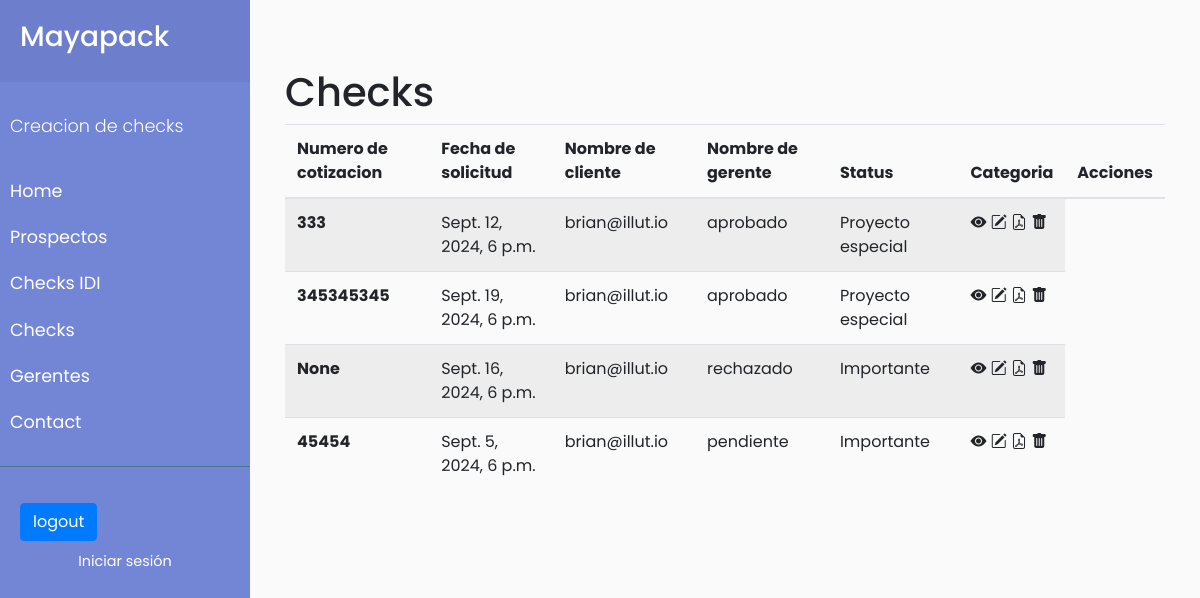
Before: /idi (signed in) with the older database file.
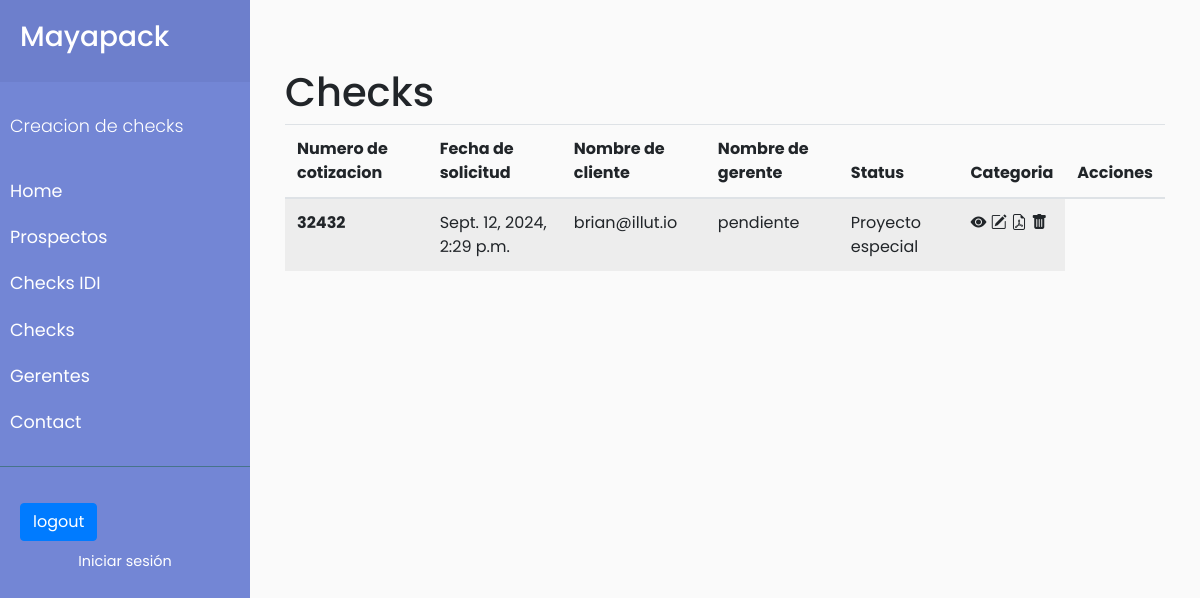
After: the same page with the newer database file.
### cotizaciones/models.py (models this page shows, shortened)
class Check(models.Model):
    STATUS_CHOICES = [('pendiente', 'pendiente'),('aprobado', 'aprobado'),('rechazado', 'rechazado')]
    PRODUCT_CLASIFICATIOM= [('si', 'si'),('no', 'no')]
    nombre_gerente = models.CharField(max_length=100, null=True)
    numero_cotizacion = models.IntegerField(max_length=10, null=True,  blank=True)
    nombre_empresa = models.CharField(max_length=100, null=True, blank=True )
    nombre_proyecto = models.CharField(max_length=100, null=True, blank=True)
    volumen_estimado = models.IntegerField(null=True,blank=True)
    numero_tintas = models.IntegerField(null=True, blank=True)
    tecnologia_fabricacion = models.CharField(max_length=100, null=True, blank=True)
    lugar_entrega = models.CharField(max_length=100, null=True, blank=True)
    producto_nuevo = models.BooleanField(default=False, null=True, blank=True)
    fecha_solicitud = models.DateTimeField(default=datetime.now())
    precio_objetivo = models.IntegerField(max_length=10, null=True, blank=True)
    tipo_producto = models.CharField(max_length=100, null=True, blank=True)
    comentarios_adicionales = models.TextField(max_length=300, blank=True, null=True) #por si existe algun requerimiento en especifico para el proyecto
    frecuencia_compra = models.CharField(blank=True, max_length=100, null=True)
    estatus=models.ManyToManyField(Status, related_name='status', blank=True) # El estatus se refiere al estado en el pipeline de ventas
    estado=models.CharField(max_length=10, choices=STATUS_CHOICES, default='pendiente', blank=True) #Este estado se refiere a la clasificacion de IDI.
    motivo_rechazo =models.CharField( blank=True, max_length=100)
    autor=models.ForeignKey(User, on_delete=models.SET_NULL, null=True)
    fecha_expiracion=models.DateTimeField(default=timezone.now() + timedelta (days=10))
    vigente=models.BooleanField(default=True, null=True) #Vigencia del check
    cliente=models.CharField(max_length=100, null=True,  blank=True)
    categoria=models.ManyToManyField(Categoria, related_name='relevancia_check', blank=True) # relevancia de la categoria

class Categoria(models.Model):
    nombre=models.CharField(max_length=100, null=False, unique=True, verbose_name='Nombre')
    class Meta:
        db_table='categories'
        verbose_name='Categoria'
        verbose_name_plural='Categorias'
        ordering=['id']

### cotizaciones/views.py (the view)
# urls.py: path('idi',views.list_check.as_view(), name='idi'),
class list_check(LoginRequiredMixin,ListView):
    model=Check

### templates/cotizaciones/check_list.html (shortened to what this page needs)
{% extends 'base.html' %}
{% block content %}
{% load static %}
 <div id="content">
    <div class="container mt-5">
        <h1>Checks</h1>
        <table class="table table-striped">
            <thead>
                <tr>
                    <th scope="col">Numero de cotizacion</th>
                    <th scope="col">Fecha de solicitud</th>
                    <th scope="col">Nombre de cliente</th>
                    <th scope="col">Nombre de gerente</th>
                    <th scope="col">Status</th>
                    <th scope="col">Categoria</th>
                    <th scope="col">Acciones</th>
                </tr>
            </thead>
            <tbody>
                {% if object_list %}
                    {% for obj in object_list %}
                    <tr>
                            <th scope="row"> {{obj.numero_cotizacion}}</th>
                            <td> {{obj.fecha_solicitud}}</td>
                            <td>{{obj.autor}}</td>
                             <td>{{obj.estado}}</td>
                            {% for category in  obj.categoria.all %}
                            <td>  {{category.nombre}}  </td>
                            {%endfor %}
                            <td>
                            <a href="{% url 'ver' obj.id  %}">  <i class="bi bi-eye-fill"></i></a>
                            <a href="{% url 'editar' obj.id  %}"> <i class="bi bi-pencil-square"></i></a>
                            <a href="{% url 'pdf' obj.id  %}">  <i class="bi bi-file-earmark-pdf"></i></a>
                            <a href="{% url 'delete' obj.id  %}"><i class="bi bi-trash-fill"></i></a>
                            </td>
                    </tr>
                    {% endfor %}
                {% else %}
                <h1>No hay elementos a mostrar</h1>
                {% endif %}
            </tbody>
        </table>
    </div>
</div>
 {% endblock %}

Changed rows visible on the page:
removed Check: numero_cotizacion "333", fecha_solicitud "Sept. 12, 2024, 6 p.m.", autor "brian@illut.io", estado "aprobado", Categoria (nombre "Proyecto especial")
removed Check: numero_cotizacion "345345345", fecha_solicitud "Sept. 19, 2024, 6 p.m.", autor "brian@illut.io", estado "aprobado", Categoria (nombre "Proyecto especial")
removed Check: numero_cotizacion "None", fecha_solicitud "Sept. 16, 2024, 6 p.m.", autor "brian@illut.io", estado "rechazado"
no longer on this page (row edited): Categoria: nombre "Importante"
removed Check: numero_cotizacion "45454", fecha_solicitud "Sept. 5, 2024, 6 p.m.", autor "brian@illut.io", estado "pendiente"
added Check: numero_cotizacion "32432", fecha_solicitud "Sept. 12, 2024, 2:29 p.m.", autor "brian@illut.io", estado "pendiente", Categoria (nombre "Proyecto especial")
